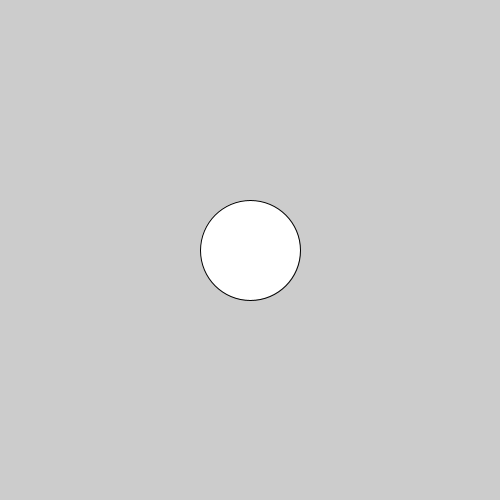
Frame 1 (no input)
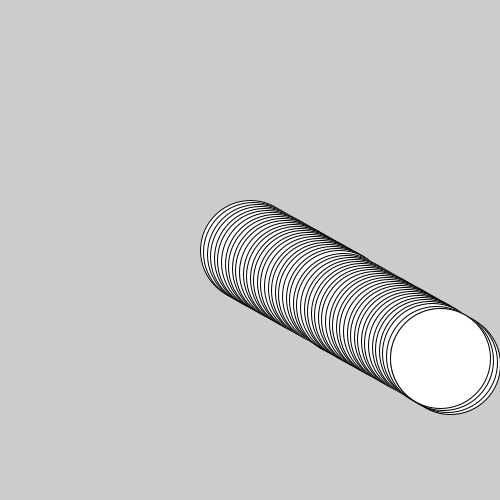
Frame 60 (the mouse pressed at the canvas centre just before this capture)
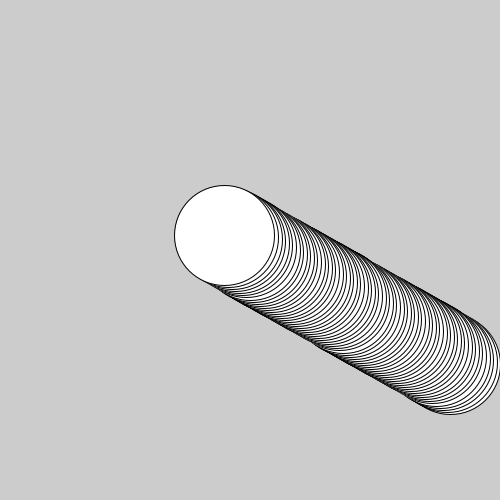
Frame 120 (the mouse held since frame 60 and released just before this capture)

The Processing sketch that drew these frames (run headless with seeded random() and noise(); from frame 60 on, the mouse is pressed at the canvas centre):

// Processing sketch: bouncing_ball
// ── bouncing_ball.pde
float x,y;
int size = 100;
float xSpeed, ySpeed; 

void setup(){ 
  size (500,500); 
  
  xSpeed = random (1,5); 
  ySpeed = random (1,5);
 
  x= width/2;
  y= height/2;
} 

void draw (){ 
  // if u dont want thhat trail then 
  // background (0);
  
 if (xSpeed == ySpeed) {
   xSpeed = random (1,5); 
  ySpeed = random (1,5);
 }
 
  ellipse (x,y,size,size);
  
  if (x>width - size/2 || x< size/2){ 
    xSpeed = xSpeed * -1;
  }
   if (x>height - size/2 || y< size/2){ 
    ySpeed = ySpeed * -1;
  }
  x = x + xSpeed; 
  y = y + ySpeed;
}
  
